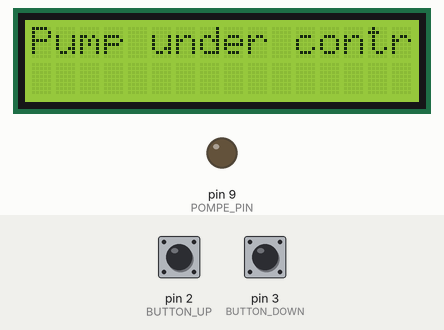
Simulated run of this sketch. Board: Arduino Uno, built with avr-gcc and run on an emulated ATmega328P. Shown: 16×2 character LCD, output pins drawn as LEDs (lit = HIGH). Inputs (shaded band) come from the test bench; at power-on: pin 2 (BUTTON_UP) HIGH, pin 3 (BUTTON_DOWN) HIGH. What the sketch prints to the serial monitor is not drawn.

Above: at 0.1 s.
2.4 s: pin 2 (BUTTON_UP) pulled LOW for 0.15 s
At 3.3 s:
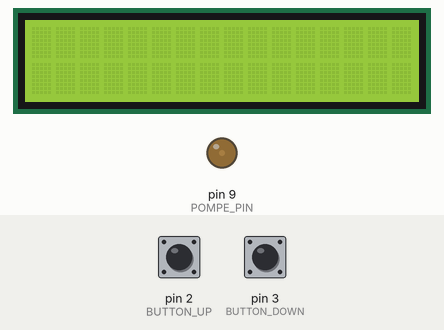
4.0 s: pin 3 (BUTTON_DOWN) pulled LOW for 0.15 s
At 4.4 s:
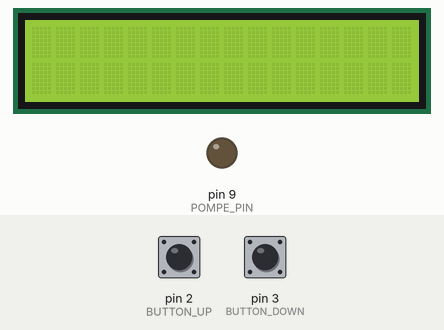
5.6 s: pin 2 (BUTTON_UP) pulled LOW for 1 s
At 6.9 s:
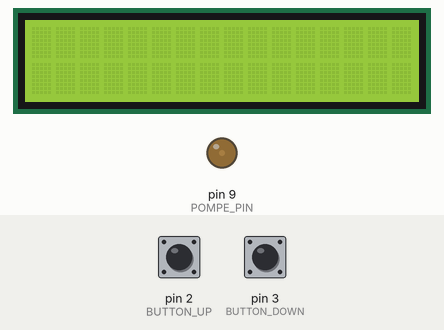
8.1 s: pin 3 (BUTTON_DOWN) pulled LOW for 1 s
At 8.7 s:
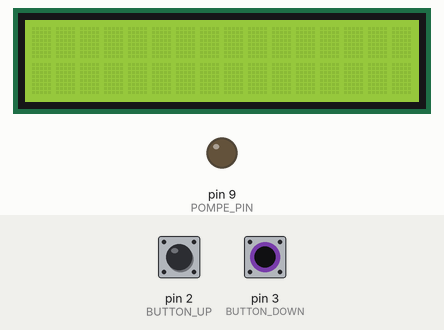
10.6 s: pin 2 (BUTTON_UP) pulsed LOW 5 times (0.12 s each, 0.3 s apart)
At 13.0 s:
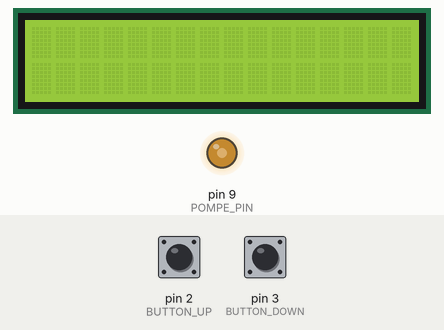
13.6 s: pin 2 (BUTTON_UP) pulled LOW for 0.15 s
At 14.2 s:
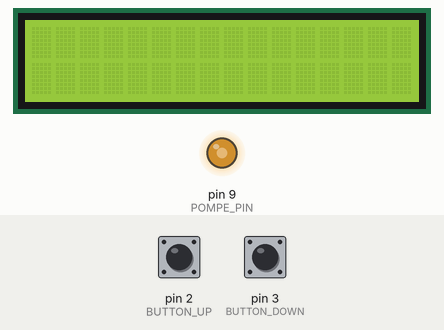
Timing chart, 0 to 16.2 s (numbered marks = the images above; inputs shaded):
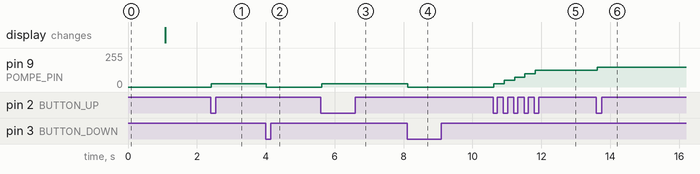

Measured:
- after the input at 2.4 s, pin 9 (POMPE_PIN): 0/255 → 25/255 at once
- after the input at 4.0 s, pin 9 (POMPE_PIN): 25/255 → 0/255 at once
- after the input at 5.6 s, pin 9 (POMPE_PIN): 0/255 → 25/255 at once
- after the input at 8.1 s, pin 9 (POMPE_PIN): 25/255 → 0/255 at once
- after the input at 10.6 s, pin 9 (POMPE_PIN): moves from 0/255 to 125/255 over 1.2 s, starting at once
- after the input at 13.6 s, pin 9 (POMPE_PIN): 125/255 → 150/255 at once

The sketch:

Commande_Lcd.ino
```cpp
          /* Ce code est réaliser pour controler la vitesse d'une seul pompe avec 2 boutton avant de lancé
                        le code assurer vous que votre connectique est correcte
              conseil : essayer d'abord d'allumer/eteindre une led avec le code sur Git*/


/* Ce code inclus aussi une partie affichae LCD */

#include <Wire.h>
#include <LiquidCrystal_I2C.h>

// Adresse I2C de l'écran LCD (souvent 0x27 ou 0x3F)
LiquidCrystal_I2C lcd(0x27, 16, 2);


#define POMPE_PIN 9  // Broche PWM connectée à la gate du MOSFET
#define BUTTON_UP 2   // Bouton pour augmenter le PWM
#define BUTTON_DOWN 3 // Bouton pour diminuer le PWM

const int pwmMax = 255; /* voir le cahier pour l'explication*/
const int pwmMin = 0;
const int pwmStep = 25; // Incrément/décrément de PWM
const unsigned long debounceDelay = 20; // Délai anti-rebond


      /*Le rebond s'est le changement d'état non volontaire du boutton par influance mécanique
                (un effet ressort qui est consideré comme un appuis du boutton) */

int pwmValue = 0; // le systeme commence par PWM = 0
int lastButtonUpState = HIGH;
int lastButtonDownState = HIGH;  //mémorise l'état du boutton pour détecter les changements

unsigned long lastDebounceTimeUp = 0;
unsigned long lastDebounceTimeDown = 0;
bool buttonUpPressed = false;
bool buttonDownPressed = false;

void setup() {
  pinMode(POMPE_PIN, OUTPUT);
  pinMode(BUTTON_UP, INPUT_PULLUP);
  pinMode(BUTTON_DOWN, INPUT_PULLUP);
  Serial.begin(9600);
  lcd.init();
  lcd.backlight();
  lcd.setCursor(0, 0);
  lcd.print("Pump under controle");
  delay(1000);
  lcd.clear();
  afficherVitesse();
  Serial.println("boutton haut --> augmenter/n/nbouttont du bas --> diminuer.");
}

// Fonction de gestion du bouton avec debounce
bool buttonPressed(int buttonPin, int &lastButtonState, unsigned long &lastDebounceTime, bool &buttonHandled) {
  int buttonState = digitalRead(buttonPin);

  if (buttonState != lastButtonState) { //millis() compte le temps depuis le moment ou l'arduino est lancé
    lastDebounceTime = millis(); //on mémorise le moment du changement
  }

  if ((millis() - lastDebounceTime) > debounceDelay) { //si le temps écoulé depuis le dernier changement > delay de changement (état stable)
    if (buttonState == LOW && !buttonHandled) {
      buttonHandled = true;
      lastButtonState = buttonState;
      return true;
    }
    if (buttonState == HIGH) {
      buttonHandled = false;
    }
  }

  lastButtonState = buttonState;
  return false;
}

// Fonction pour afficher la vitesse de la pompe
void afficherVitesse() {
  float pourcentage = (pwmValue / 255.0) * 100.0;

  //ajout LCD
  Serial.print("Vitesse de la pompe : ");
  Serial.print(pourcentage, 1);
  Serial.println("%");
  lcd.clear();
  lcd.setCursor(0, 0);
  //fin de l'ajout

  Serial.print("Vitesse de la pompe: ");
  Serial.print(pourcentage, 1); // Affichage avec une décimale
  Serial.println("%");
}

void loop() {
  if (buttonPressed(BUTTON_UP, lastButtonUpState, lastDebounceTimeUp, buttonUpPressed)) {
    pwmValue += pwmStep;
    if (pwmValue > pwmMax) pwmValue = pwmMax;
    analogWrite(POMPE_PIN, pwmValue);
    Serial.println("Augmentation de la vitesse.");
    afficherVitesse();
  }

  if (buttonPressed(BUTTON_DOWN, lastButtonDownState, lastDebounceTimeDown, buttonDownPressed)) {
    pwmValue -= pwmStep;
    if (pwmValue < pwmMin) pwmValue = pwmMin;
    analogWrite(POMPE_PIN, pwmValue);
    Serial.println("Diminution de la vitesse.");
    afficherVitesse();
  }
}
```
